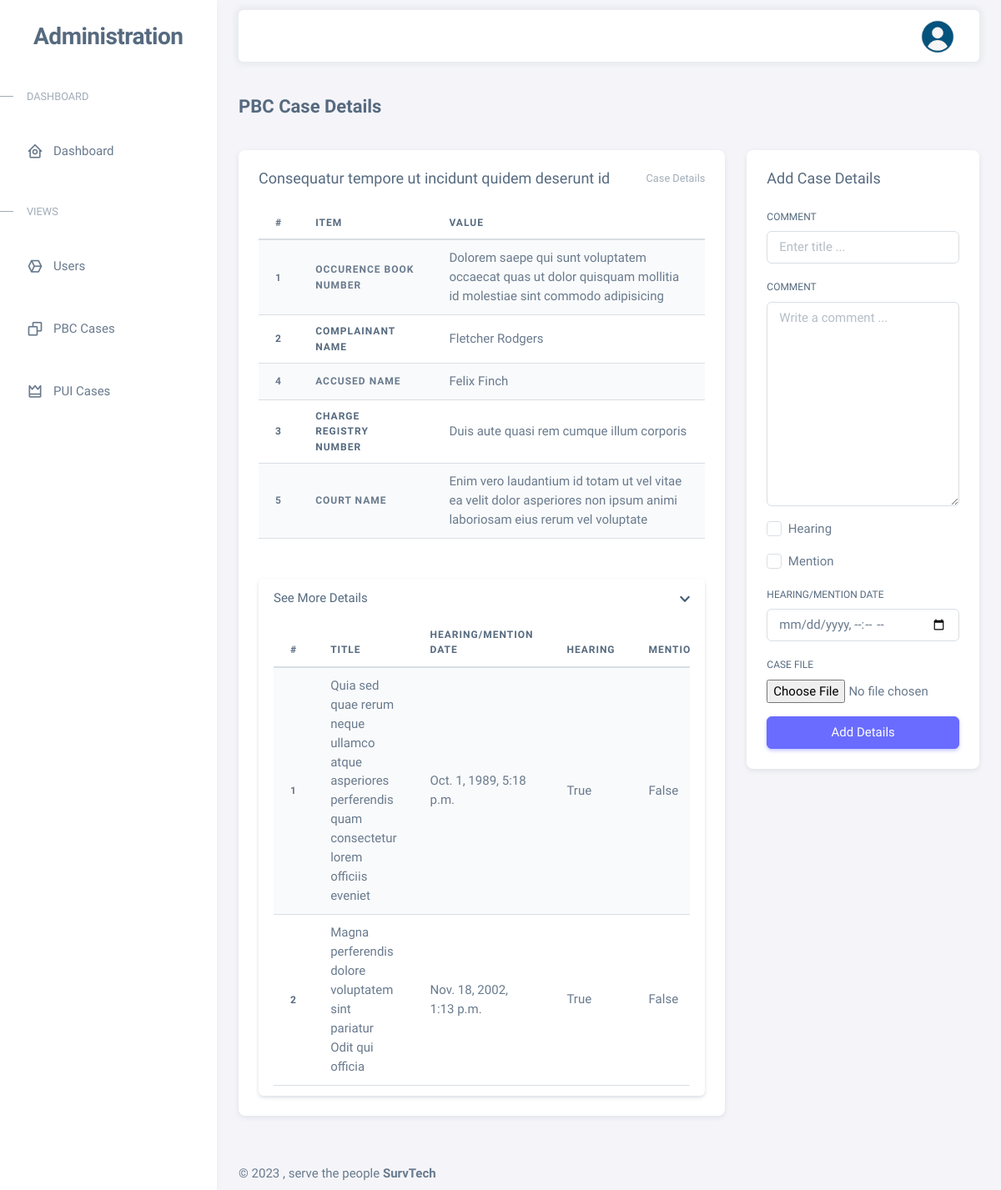
The app's page /details-pbc/b0130037eb364a59a0b272982b47890b with its own data.
### myapp/models.py (models this page shows, shortened)
class  Case(models.Model):
    id = models.UUIDField(primary_key=True, default=uuid.uuid4, editable=False)
    title = models.CharField(max_length=200)
    sno = models.CharField(max_length=200)
    occurence_book_no = models.CharField(max_length=200)
    police_station = models.CharField(max_length=200)
    complainant_name = models.CharField(max_length=200)
    offence = models.TextField()
    investigating_officer = models.ForeignKey(MyUser, on_delete=models.DO_NOTHING)
    remarks = models.TextField(null=True, blank=True)
    results = models.TextField(null=True, blank=True)
    case_file = models.ImageField(upload_to='caseFiles/', null=True, blank=True)
    created_at = models.DateTimeField(auto_now_add=True)
    updated_on = models.DateTimeField(auto_now=True)
    class Meta:
        abstract = True

class PendingBeforeCourt(Case):
    charge_registry_no = models.CharField(max_length=200)
    court_file_number = models.CharField(max_length=200)
    accused_name = models.CharField(max_length=200)
    hearing_mention_date = models.DateTimeField()
    court = models.CharField(max_length=200)

class PBCLog(models.Model):
    kase = models.ForeignKey(PendingBeforeCourt, on_delete=models.DO_NOTHING)
    title = models.CharField(max_length=200)
    comment = models.TextField(null=True, blank=True)
    file_upload = models.FileField(null=True, blank=True)
    hearing = models.BooleanField(default=False)
    mention = models.BooleanField(default=False)
    hearing_mention_date = models.DateTimeField()
    created_at = models.DateTimeField(auto_now_add=True)
    updated_on = models.DateTimeField(auto_now=True)

### myapp/views.py (the view, shortened to what this page needs)
# urls.py: path('details-pbc/<str:pk>', DetailPBCView.as_view(), name='detailpbc'),
class DetailPBCView(View):
    form_class = PBCCaseLogAddForm
    initial = {"key": "value"}
    template_name = 'pbcdetails.html'
    def get(self, request, pk, *args, **kwargs):
        form = self.form_class(initial=self.initial)
        cassee = PendingBeforeCourt.objects.get(id = pk)
        logs = PBCLog.objects.filter(kase=pk).order_by('-created_at')
        return render(request, self.template_name, {"form": form, "cassee":cassee, "logs":logs})

### myapp/forms.py
class PBCCaseLogAddForm(forms.ModelForm):
    title = forms.CharField(max_length=200, widget=forms.TextInput(attrs={'class':'form-control', 'placeholder':'Enter title ...'}))
    comment = forms.CharField(max_length=200, widget=forms.Textarea(attrs={'class':'form-control', 'placeholder':'Write a comment ...'}), required=False)
    hearing = forms.BooleanField(widget=forms.CheckboxInput(attrs={'class':'form-check-input'}), required=False)
    mention = forms.BooleanField(widget=forms.CheckboxInput(attrs={'class':'form-check-input'}), required=False)
    class Meta:
        model = PBCLog
        fields = ('title', 'comment', 'hearing', 'mention', 'hearing_mention_date', 'file_upload')
        widgets = {
                'hearing_mention_date':  forms.DateTimeInput(format=('%Y-%m-%dT%H:%M'), attrs={'type': 'datetime-local', 'class': 'form-control'}),
        }

### templates/pbcdetails.html (shortened to what this page needs)
{% extends 'base.html' %}
{% load static %}
{% block content %}
<div class="container-xxl flex-grow-1 container-p-y">
    <h4 class="fw-bold py-3 mb-4">PBC Case Details</h4>
    <div class="row">
      <div class="col-md-8">
        <div class="card mb-4">
          <div class="card-header d-flex align-items-center justify-content-between">
            <h5 class="mb-0">{{cassee.title}}</h5>
            <small class="text-muted float-end">Case Details</small>
          </div>
          <div class="card-body">
              <table class="table table-striped table-hover">
                  <thead>
                    <tr>
                      <th scope="col">#</th>
                      <th scope="col">Item</th>
                      <th scope="col">Value</th>
                    </tr>
                  </thead>
                  <tbody>
                    <tr>
                      <th scope="row">1</th>
                      <th><strong>Occurence Book Number</strong></th>
                      <td>{{cassee.occurence_book_no}}</td>
                    </tr>
                    <tr>
                      <th scope="row">2</th>
                      <th>Complainant Name</th>
                      <td>{{cassee.complainant_name}}</td>
                    </tr>
                    <tr>
                      <th scope="row">4</th>
                      <th>Accused Name</th>
                      <td>{{cassee.accused_name}}</td>
                    </tr>
                    <tr>
                      <th scope="row">3</th>
                      <th>Charge Registry Number</th>
                      <td>{{cassee.charge_registry_no}}</td>
                    </tr>
                    <tr>
                      <th scope="row">5</th>
                      <th>Court Name</th>
                      <td>{{cassee.court}}</td>
                    </tr>
                  </tbody>
                </table>
            </div>
            <div class="card-footer">
              <div class="card accordion-item active">
                <h2 class="accordion-header" id="headingOne">
                  <button
                    type="button"
                    class="accordion-button"
                    data-bs-toggle="collapse"
                    data-bs-target="#accordionOne"
                    aria-expanded="true"
                    aria-controls="accordionOne"
                  >
                    See More Details
                  </button>
                </h2>
                <div
                  id="accordionOne"
                  class="accordion-collapse collapse show"
                  data-bs-parent="#accordionExample"
                >
                  <div class="accordion-body">
                    <div class="table-responsive">
                      <table class="table table-striped table-hover">
                        <thead>
                          <tr>
                            <th scope="col">#</th>
                            <th scope="col">Title</th>
                            <th scope="col">Hearing/Mention Date</th>
                            <th scope="col">Hearing</th>
                            <th scope="col">Mention</th>
                          </tr>
                        </thead>
                        <tbody>
                          {% for log in logs %}
                          <tr>
                            <th scope="row">{{forloop.counter}}</th>
                            <td>{{log.title}}</td>
                            <td>{{log.hearing_mention_date}}</td>
                            <td>{{log.hearing}}</td>
                            <td>{{log.mention}}</td>
                          </tr>
                          {% endfor %}
                        </tbody>
                      </table>
                    </div>
                  </div>
                </div>
              </div>
            </div>
        </div>
      </div>
      <div class="col-md-4">
        <div class="card mb-4">
          <div class="card-header d-flex align-items-center justify-content-between">
            <h5 class="mb-0">Add Case Details</h5>
          </div>
          <div class="card-body">
            <form method="POST" enctype="multipart/form-data">
              <div class="mb-3">
                <label class="form-label" for="basic-default-fullname">Comment</label>
                {{form.title}}
              </div>
              <div class="mb-3">
                <label class="form-label" for="basic-default-fullname">Comment</label>
                {{form.comment}}
              </div>
              <div class="mb-3">
                <div class="form-check mt-3">
                  {{form.hearing}}
                    <label class="form-check-label" for="defaultCheck1"> Hearing </label>
                </div>
              </div>
              <div class="mb-3">
                <div class="form-check mt-3">
                  {{form.mention}}
                    <label class="form-check-label" for="defaultCheck1"> Mention </label>
                </div>
              </div>
              <div class="mb-3">
                <label class="form-label" for="basic-default-company">Hearing/Mention Date</label>
                {{form.hearing_mention_date}}
              </div>
              <div class="mb-3">
                <label class="form-label" for="basic-default-company">Case File</label>
                {{form.file_upload}}
              </div>
              <div class="d-grid">
                <button type="submit" class="btn btn-primary">Add Details</button>
              </div>
            </form>
            </div>
        </div>
      </div>
    </div>
</div>
  {% endblock %}

### records on screen
PendingBeforeCourt: title "Consequatur tempore ut incidunt quidem deserunt id", occurence_book_no "Dolorem saepe qui sunt voluptatem occaecat quas ut dolor quisquam mollitia id molestiae sint commodo adipisicing", complainant_name "Fletcher Rodgers", accused_name "Felix Finch", charge_registry_no "Duis aute quasi rem cumque illum corporis", court "Enim vero laudantium id totam ut vel vitae ea velit dolor asperiores non ipsum animi laboriosam eius rerum vel voluptate"
PBCLog: title "Quia sed quae rerum neque ullamco atque asperiores perferendis quam consectetur lorem officiis eveniet", hearing_mention_date "Oct. 1, 1989, 5:18 p.m.", hearing "True", mention "False"
PBCLog: title "Magna perferendis dolore voluptatem sint pariatur Odit qui officia", hearing_mention_date "Nov. 18, 2002, 1:13 p.m.", hearing "True", mention "False"
